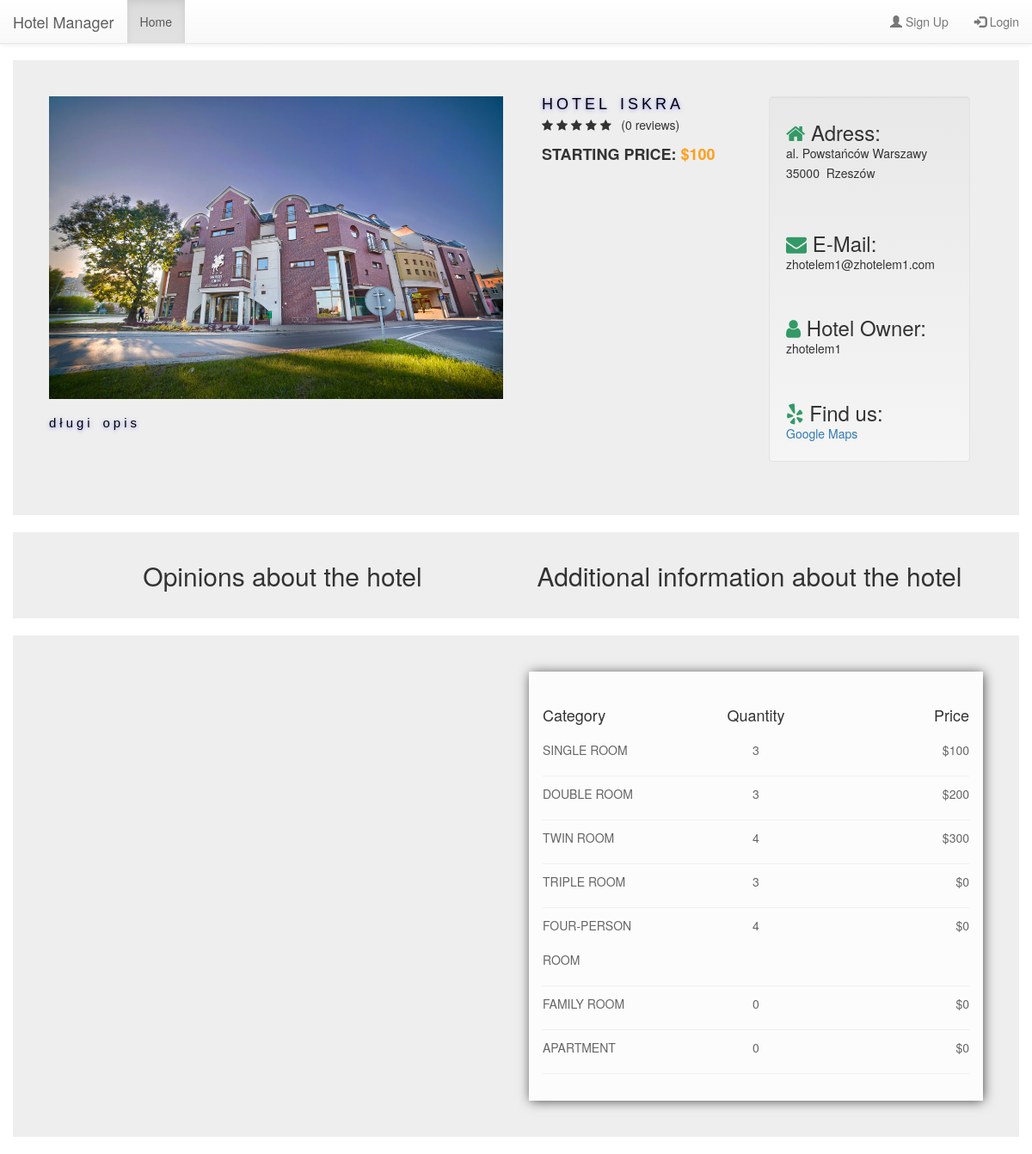
/booking/home/2, run on the app's committed database.
### booking/models.py (models this page shows, shortened)
class Hotel(models.Model):
    hotel_owner = models.ForeignKey(HotelOwner, on_delete=models.CASCADE)
    hotel_name = models.CharField(max_length=120, verbose_name="Your hotel name")
    hotel_country = models.CharField(max_length=50, verbose_name="Your hotel country")
    hotel_city = models.CharField(max_length=100, verbose_name="Your hotel city")
    hotel_zip_code = models.CharField(max_length=6, default="43-701", verbose_name="Your hotel zip code")
    hotel_street = models.CharField(max_length=100, verbose_name="Your hotel street")
    hotel_street_number = models.IntegerField(default=0, verbose_name="Your hotel street number")
    hotel_place_number = models.IntegerField(default=0, verbose_name="Your hotel place number")
    hotel_short_desc = models.TextField(max_length=200, verbose_name="Briefly describe your hotel")
    hotel_long_desc = models.TextField(max_length=2000, verbose_name="Full description of your hotel")
    hotel_image = models.FileField(verbose_name="Upload image with your hotel")
    hotel_rating = models.FloatField(default=0.0)
    hotel_room_sgl = models.PositiveIntegerField(validators=[MinValueValidator(0)], default=0,
                                                 verbose_name="Number of single rooms in your hotel")
    hotel_room_dbl = models.PositiveIntegerField(validators=[MinValueValidator(0)], default=0,
                                                 verbose_name="Number of double rooms in your hotel")
    hotel_room_twin = models.PositiveIntegerField(validators=[MinValueValidator(0)], default=0,
                                                  verbose_name="Number of twin rooms in your hotel")
    hotel_room_tpl = models.PositiveIntegerField(validators=[MinValueValidator(0)], default=0,
                                                 verbose_name="Number of triple rooms in your hotel")
    hotel_room_qdbl = models.PositiveIntegerField(validators=[MinValueValidator(0)], default=0,
                                                  verbose_name="Number of quad rooms in your hotel")
    hotel_room_family = models.PositiveIntegerField(validators=[MinValueValidator(0)], default=0,
                                                    verbose_name="Number of family rooms in your hotel")
    hotel_room_apartment = models.PositiveIntegerField(validators=[MinValueValidator(0)], default=0,
                                                       verbose_name="Number of apartment rooms in your hotel")
    hotel_room_sgl_price = models.PositiveIntegerField(validators=[MinValueValidator(0)], default=0,
                                                       verbose_name="Your hotel single room price in $")
    hotel_room_dbl_price = models.PositiveIntegerField(validators=[MinValueValidator(0)], default=0,
                                                       verbose_name="Your hotel double room price in $")
    hotel_room_twin_price = models.PositiveIntegerField(validators=[MinValueValidator(0)], default=0,
                                                        verbose_name="Your hotel twin room price in $")
    hotel_room_tpl_price = models.PositiveIntegerField(validators=[MinValueValidator(0)], default=0,
                                                       verbose_name="Your hotel triple room price in $")
    hotel_room_qdbl_price = models.PositiveIntegerField(validators=[MinValueValidator(0)], default=0,
                                                        verbose_name="Your hotel quad room price in $")
    hotel_room_family_price = models.PositiveIntegerField(validators=[MinValueValidator(0)], default=0,
                                                          verbose_name="Your hotel family room price in $")
    hotel_room_apartment_price = models.PositiveIntegerField(validators=[MinValueValidator(0)], default=0,
                                                             verbose_name="Your hotel apartment room price in $")

class HotelOwner(AbstractUser):
    hasHotel = models.BooleanField(default=False)
    phone_regex = RegexValidator(regex=r'^\+?1?\d{9,15}$',
                                 message="Phone number must be entered in the format: '+999999999'. Up to 15 digits "
                                         "allowed.")
    phone_number = models.CharField(validators=[phone_regex], max_length=17, blank=False, null=False)
    class Meta:
        app_label = 'booking'
        permissions = ("has_hotel", "Has hotel."),

### booking/views.py (the view)
# urls.py: path('home/<int:pk>', views.HotelDetails.as_view(), name='hotel_details'),
class HotelDetails(DetailView):
    model = Hotel
    context_object_name = 'hotel'
    def get_context_data(self, **kwargs):
        context = super(HotelDetails, self).get_context_data(**kwargs)
        hotel_rating_rounded = round(self.object.hotel_rating)
        opinions_to_hotel = Opinion.objects.filter(opinion_to__reservation_hotel=self.object)
        opinions_to_hotel_count = opinions_to_hotel.count()
        context['opinions'] = Opinion.objects.filter(opinion_to__reservation_hotel=self.object)
        context['hotel_rating_rounded'] = hotel_rating_rounded
        context['hotel_rating_left'] = 5 - hotel_rating_rounded
        context['opinions_to_hotel_count'] = opinions_to_hotel_count
        return context

### booking/templatetags/booking_extras.py (called while the page is built)
@register.filter(name='times')
def times(number):
    return range(number)

### booking/templates/booking/hotel_detail.html (shortened to what this page needs)
{% extends 'base.html' %}
{% block head %}
    {% load static %}
    {% load booking_extras %}
    <link href="{% static 'booking/style_detail.css' %}" rel="stylesheet">
    <link href="https://maxcdn.bootstrapcdn.com/font-awesome/4.7.0/css/font-awesome.min.css" rel="stylesheet">
{% endblock %}
{% block body %}
    <div class="container-fluid" style="padding-top: 20px">
        <div class="card">
            <div class="row">
                <div class="preview col-md-6">
                    <div class="preview-pic tab-content">
                        <div class="tab-pane active" id="pic-1"><img src="{{ hotel.hotel_image.url }}"/></div>
                    </div>
                    <p class="product-description" style="padding-top: 20px">
                            {{ hotel.hotel_long_desc }}
                        </p>
                </div>
                <div class="details col-md-6">
                    <div class="details col-md-6">
                        <h3 class="product-title">{{ hotel.hotel_name }}</h3>
                        <div class="rating" style="margin-top: -10px">
                            <div class="stars">
                                {% for star in hotel_rating_left|times %}
                                    <span class="fa fa-star"></span>
                                {% endfor %}
                            &nbsp;&nbsp;({{ opinions_to_hotel_count }} reviews)
                            </div>
                        </div>
                        <h4 class="price">Starting Price: <span>${{ hotel.hotel_room_sgl_price }}</span></h4>
                    </div>
                    <div class="details col-md-6">
                        <div class="well">
                            <h3 style="line-height:15%;"><i class="fa fa-home fa-1x"
                                                            style="line-height:6%;color:#339966"></i> Adress:</h3>
                            <p style="margin-top:10%;line-height:35%">{{ hotel.hotel_street }} </p>
                            <p>{{ hotel.hotel_zip_code }} &nbsp;{{ hotel.hotel_city }}</p>
                            <br/>
                            <br/>
                            <h3 style="line-height:15%;"><i class="fa fa-envelope fa-1x"
                                                            style="line-height:6%;color:#339966"></i> E-Mail:</h3>
                            <p style="margin-top:10%;line-height:35%">{{ hotel.hotel_owner.email }}</p>
                            <br/>
                            <br/>
                            <h3 style="line-height:15%;"><i class="fa fa-user fa-1x"
                                                            style="line-height:6%;color:#339966"></i> Hotel Owner:</h3>
                            <p style="margin-top:10%;line-height:35%">{{ hotel.hotel_owner }}</p>
                            <br/>
                            <br/>
                            <h3 style="line-height:15%;"><i class="fa fa-yelp fa-1x"
                                                            style="line-height:6%;color:#339966"></i> Find us:</h3>
                            <p style="margin-top:10%;line-height:35%"><a
                                    href="https://www.google.com/maps/search/?api=1&query={{ hotel.hotel_city }},{{ hotel.hotel_street }}"
                                    target="_blank">Google Maps</a></p>
                        </div>
                    </div>
                </div>
            </div>
        </div>
    </div>
    <div class="container-fluid" style="padding-bottom: 20px">
        <div class="card" style="padding-top: 30px;padding-bottom: 70px; margin-top: 20px">
            <div class="details col-md-6" style="text-align:center;">
                <p style="font-size: 30px"> Opinions about the hotel</p>
            </div>
            <div class="details col-md-6" style="text-align:center;">
                <p style="font-size: 30px;"> Additional information about the hotel </p>
            </div>
        </div>
        <div class="card" style="margin-top: 20px">
            <div class="row">
                <div class="details col-md-6">
                </div>
                <div class="details col-md-6">
                    <div class="single category ">
                        <div class="row">
                            <div class="col-6 col-md-4"><h4 style="text-align: left;">Category</h4></div>
                            <div class="col-6 col-md-4"><h4 style="text-align: center;">Quantity</h4></div>
                            <div class="col-6 col-md-4"><h4 style="text-align: right;">Price</h4></div>
                        </div>
                        <ul class="list-unstyled">
                            <li>
                                <div class="row">
                                    <div class="col-6 col-md-4"><p style="text-align: left;">Single room</p></div>
                                    <div class="col-6 col-md-4"><p
                                            style="text-align: center;">{{ hotel.hotel_room_sgl }}</p></div>
                                    <div class="col-6 col-md-4"><p style="text-align: right;">
                                        ${{ hotel.hotel_room_sgl_price }}</p></div>
                                </div>
                            </li>
                            <li>
                                <div class="row">
                                    <div class="col-6 col-md-4"><p style="text-align: left;">Double room</p></div>
                                    <div class="col-6 col-md-4"><p
                                            style="text-align: center;">{{ hotel.hotel_room_dbl }}</p></div>
                                    <div class="col-6 col-md-4"><p style="text-align: right;">
                                        ${{ hotel.hotel_room_dbl_price }}</p></div>
                                </div>
                            </li>
                            <li>
                                <div class="row">
                                    <div class="col-6 col-md-4"><p style="text-align: left;">Twin room</p></div>
                                    <div class="col-6 col-md-4"><p
                                            style="text-align: center;">{{ hotel.hotel_room_twin }}</p></div>
                                    <div class="col-6 col-md-4"><p style="text-align: right;">
                                        ${{ hotel.hotel_room_twin_price }}</p></div>
                                </div>
                            </li>
                            <li>
                                <div class="row">
                                    <div class="col-6 col-md-4"><p style="text-align: left;">Triple room</p></div>
                                    <div class="col-6 col-md-4"><p
                                            style="text-align: center;">{{ hotel.hotel_room_tpl }}</p></div>
                                    <div class="col-6 col-md-4"><p style="text-align: right;">
                                        ${{ hotel.hotel_room_tpl_price }}</p></div>
                                </div>
                            </li>
                            <li>
                                <div class="row">
                                    <div class="col-6 col-md-4"><p style="text-align: left;">Four-person room</p></div>
                                    <div class="col-6 col-md-4"><p
                                            style="text-align: center;">{{ hotel.hotel_room_qdbl }}</p></div>
                                    <div class="col-6 col-md-4"><p style="text-align: right;">
                                        ${{ hotel.hotel_room_qdbl_price }}</p></div>
                                </div>
                            </li>
                            <li>
                                <div class="row">
                                    <div class="col-6 col-md-4"><p style="text-align: left;">Family room</p></div>
                                    <div class="col-6 col-md-4"><p
                                            style="text-align: center;">{{ hotel.hotel_room_family }}</p></div>
                                    <div class="col-6 col-md-4"><p style="text-align: right;">
                                        ${{ hotel.hotel_room_family_price }}</p></div>
                                </div>
                            </li>
                            <li>
                                <div class="row">
                                    <div class="col-6 col-md-4"><p style="text-align: left;">Apartment</p></div>
                                    <div class="col-6 col-md-4"><p
                                            style="text-align: center;">{{ hotel.hotel_room_apartment }}</p></div>
                                    <div class="col-6 col-md-4"><p style="text-align: right;">
                                        ${{ hotel.hotel_room_apartment_price }}</p></div>
                                </div>
                            </li>
                        </ul>
                    </div>
                </div>
            </div>
        </div>
    </div>
{% endblock %}

### booking/static/booking/style_detail.css (style rules this page uses)
img { max-width: 100%; }
.card { margin-top: 50px; background: #eee; padding: 3em; height: min-content; }
.product-title, .price, .sizes, .colors { text-transform: UPPERCASE; font-weight: bold; }
.checked, .price span { color: #ff9f1a; }
.rating, .product-description, .price, .vote, .sizes { margin-bottom: 15px; }
.product-description { text-shadow:0px 1px 4px rgba(77,82,255,0.6); font-weight:normal;color:#000000; letter-spacing:3pt;word-spacing:2pt; font-size:15px;text-align:left; font-family:lucida sans unicode, lucida grande, sans-serif; line-height:1; margin-bottom: 15px; }
.product-title { text-shadow:0px 1px 4px rgba(77,82,255,0.6); font-weight:normal;color:#000000; letter-spacing:3pt;word-spacing:2pt; font-size:18px;text-align:left; font-family:lucida sans unicode, lucida grande, sans-serif; line-height:1; margin-bottom: 15px; }
.product-title { margin-top: 0; }

### booking/templates/booking/hotel_detail.html (style rules this page uses)
.single { padding: 30px 15px; background: #fcfcfc; border: 1px solid #fcfcfc; -webkit-box-shadow: 1px 1px 13px -1px rgba(0, 0, 0, 0.75); -moz-box-shadow: 1px 1px 13px -1px rgba(0, 0, 0, 0.75); box-shadow: 1px 1px 13px -1px rgba(0, 0, 0, 0.75); }
.single ul { margin-bottom: 0; }
.single li { color: #666; font-size: 14px; text-transform: uppercase; border-bottom: 1px solid #f0f0f0; line-height: 40px; display: block; text-decoration: none; }

### data on the page
Hotel: hotel_image (picture), hotel_long_desc "długi opis", hotel_name "HOTEL ISKRA", hotel_room_sgl_price "100", hotel_street "al. Powstańców Warszawy", hotel_zip_code "35000", hotel_city "Rzeszów", hotel_owner.email "zhotelem1@zhotelem1.com", hotel_owner "zhotelem1", hotel_room_sgl "3", hotel_room_dbl "3", hotel_room_dbl_price "200", hotel_room_twin "4", hotel_room_twin_price "300", hotel_room_tpl "3", hotel_room_tpl_price "0", hotel_room_qdbl "4", hotel_room_qdbl_price "0", hotel_room_family "0", hotel_room_family_price "0", hotel_room_apartment "0", hotel_room_apartment_price "0"

### other printed values
{{ opinions_to_hotel_count }} "0"
